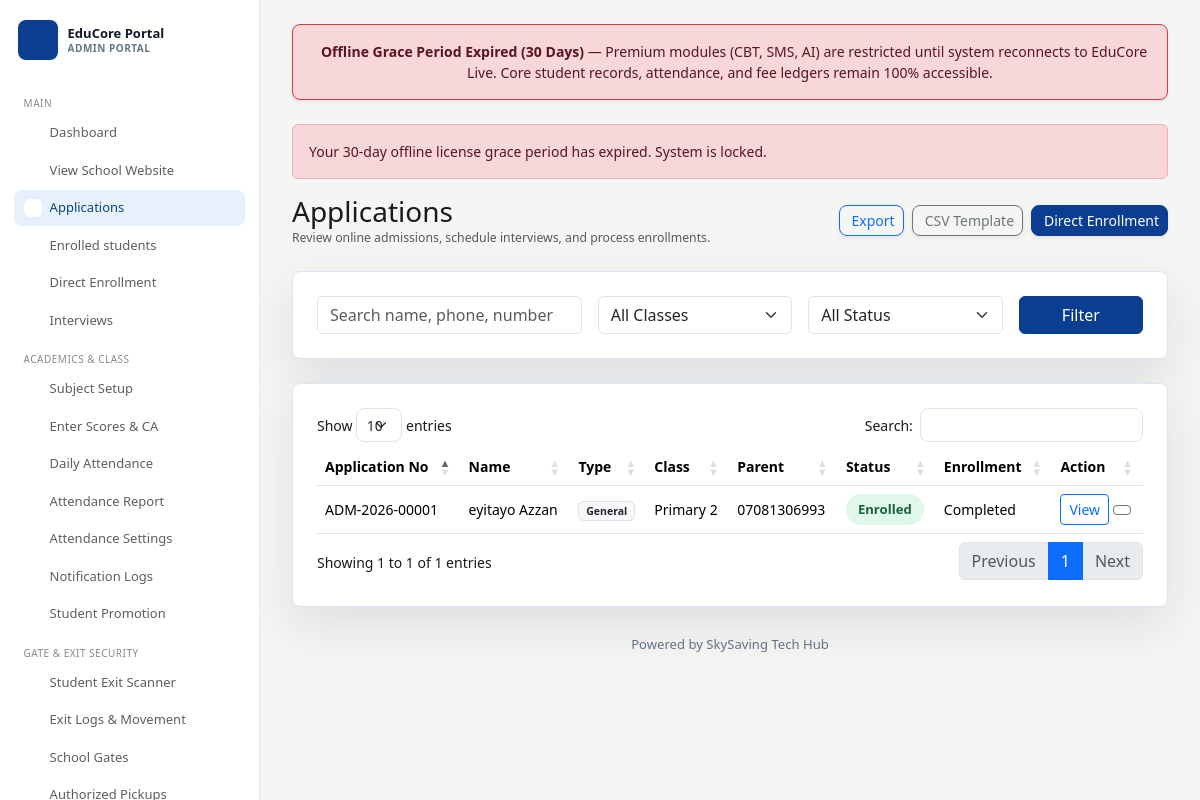
The app's page /admin/applications (signed in) with its own data.
### tables this page shows
CREATE TABLE `applicants` (
  `id` int unsigned NOT NULL AUTO_INCREMENT,
  `school_id` int unsigned NOT NULL DEFAULT '1',
  `application_number` varchar(24) NOT NULL,
  `admission_type` varchar(60) NOT NULL DEFAULT 'General',
  `admission_number` varchar(30) DEFAULT NULL,
  `student_username` varchar(40) DEFAULT NULL,
  `first_name` varchar(80) NOT NULL,
  `middle_name` varchar(80) DEFAULT NULL,
  `last_name` varchar(80) NOT NULL,
  `gender` enum('Male','Female') NOT NULL,
  `date_of_birth` date NOT NULL,
  `state_of_origin` varchar(80) NOT NULL,
  `local_government` varchar(100) DEFAULT NULL,
  `nationality` varchar(80) NOT NULL,
  `religion` varchar(80) DEFAULT NULL,
  `home_address` text NOT NULL,
  `parent_name` varchar(120) NOT NULL,
  `parent_phone` varchar(40) NOT NULL,
  `parent_email` varchar(150) NOT NULL,
  `father_name` varchar(140) DEFAULT NULL,
  `mother_name` varchar(140) DEFAULT NULL,
  `guardian_name` varchar(140) DEFAULT NULL,
  `parent_occupation` varchar(140) DEFAULT NULL,
  `class_id` int unsigned DEFAULT NULL,
  `previous_school` varchar(180) DEFAULT NULL,
  `previous_class` varchar(80) DEFAULT NULL,
  `blood_group` varchar(20) DEFAULT NULL,
  `allergies` text,
  `special_needs` text,
  `emergency_name` varchar(140) DEFAULT NULL,
  `emergency_relationship` varchar(80) DEFAULT NULL,
  `emergency_phone` varchar(40) DEFAULT NULL,
  `passport_photo` varchar(255) DEFAULT NULL,
  `birth_certificate` varchar(255) DEFAULT NULL,
  `previous_result` varchar(255) DEFAULT NULL,
  `testimonial` varchar(255) DEFAULT NULL,
  `recommendation_letter` varchar(255) DEFAULT NULL,
  `status` enum('Pending','Submitted','Under Review','Awaiting Exam','Exam Completed','Interview Scheduled','Approved','Rejected','Enrolled','Terminated') NOT NULL DEFAULT 'Submitted',
  `admission_status` enum('Pending','Offered','Rejected','Terminated','Enrolled') NOT NULL DEFAULT 'Pending',
  `enrollment_status` enum('Pending','In Progress','Completed') NOT NULL DEFAULT 'Pending',
  `enrolled_at` datetime DEFAULT NULL,
  `created_at` datetime NOT NULL,
  `updated_at` datetime DEFAULT NULL,
  `qr_code` varchar(255) DEFAULT NULL,
  `qr_data` varchar(100) DEFAULT NULL,
  `student_status` enum('Active','Suspended','Graduated','Transferred','Withdrawn') NOT NULL DEFAULT 'Active',
  `student_login_created_at` datetime DEFAULT NULL,
  PRIMARY KEY (`id`),
  UNIQUE KEY `application_number` (`application_number`),
  UNIQUE KEY `admission_number` (`admission_number`),
  UNIQUE KEY `student_username` (`student_username`),
  KEY `fk_applicants_class` (`class_id`),
  KEY `idx_app_number` (`application_number`),
  KEY `idx_app_status` (`status`),
  KEY `idx_app_created` (`created_at`),
  KEY `idx_app_parent_phone` (`parent_phone`),
  KEY `idx_app_email` (`parent_email`),
  KEY `idx_applicants_school` (`school_id`),
  CONSTRAINT `fk_applicants_class` FOREIGN KEY (`class_id`) REFERENCES `classes` (`id`) ON DELETE SET NULL
);

CREATE TABLE `classes` (
  `id` int unsigned NOT NULL AUTO_INCREMENT,
  `school_id` int unsigned NOT NULL DEFAULT '1',
  `name` varchar(80) NOT NULL,
  `sort_order` int NOT NULL DEFAULT '0',
  `created_at` timestamp NULL DEFAULT CURRENT_TIMESTAMP,
  PRIMARY KEY (`id`),
  UNIQUE KEY `name` (`school_id`,`name`),
  KEY `idx_classes_sort` (`sort_order`),
  KEY `idx_classes_school` (`school_id`)
);

### config/helpers.php (called while the page is built, shortened)
<?php
require_once __DIR__ . '/database.php';
function e(?string $value): string
{
    return htmlspecialchars((string) $value, ENT_QUOTES, 'UTF-8');
}
function url(string $path = ''): string
{
    $path = ltrim($path, '/');
    return (BASE_URL === '' ? '' : BASE_URL) . '/' . $path;
}
function render(string $view, array $data = [], ?string $layout = 'public'): void
{
    extract($data);
    require __DIR__ . '/../views/' . $view . '.php';
}

### controllers/AdminController.php (called while the page is built, shortened)
<?php
require_once __DIR__ . '/../config/helpers.php';
require_once __DIR__ . '/../config/SmsService.php';
require_once __DIR__ . '/../models/Applicant.php';
final class AdminController
{
    private PDO $db;
    public function __construct()
    {
        $this->db = Database::connect();
    }
    public function applications(): void
    {
        $filters = ['q' => $_GET['q'] ?? '', 'class_id' => $_GET['class_id'] ?? '', 'status' => $_GET['status'] ?? ''];
        $applications = (new Applicant($this->db))->all($filters);
        render('admin/applications', compact('applications', 'classes', 'filters'), 'admin');
    }
}

### config/database.php (called while the page is built, shortened)
<?php
require_once __DIR__ . '/SchoolContext.php';
class TenantPDO extends PDO
{
    #[\ReturnTypeWillChange]
    public function prepare($statement, $options = null)
    {
        $options = is_array($options) ? $options : [];
        $rewritten = $this->rewriteSql($statement);
        try {
            return parent::prepare($rewritten, $options);
        } catch (PDOException $e) {
            throw new PDOException($e->getMessage() . " | Raw SQL: " . $statement . " | Rewritten SQL: " . $rewritten, (int)$e->getCode(), $e);
        }
    }
    public static array $tenantTables = [
        'activity_logs', 'admins', 'admission_letters', 'admissions', 'announcements',
        'applicants', 'assessment_components', 'assignments', 'assignment_submissions', 'attendance', 'audit_logs', 'classes', 'class_subjects', 'documents', 'email_logs',
        'exam_questions', 'exam_results', 'exam_subjects', 'fee_structures', 'grading_rules', 'interviews',
        'inventory_items', 'inventory_transactions', 'library_books', 'library_borrowings',
        'notifications', 'parent_accounts', 'parents', 'payments', 'promotion_history',
        'school_gates', 'sms_logs', 'staff', 'staff_accounts', 'staff_attendance', 'staff_audit_logs', 'staff_class_assignments', 'staff_permissions',
        'student_accounts', 'student_authorized_pickups', 'student_exit_logs', 'student_fee_payments', 'student_results', 'student_subject_enrollments', 'student_transport',
        'subjects', 'term_remarks', 'timetables', 'transport_buses', 'transport_routes'
    ];
    private function rewriteSql(string $sql): string
    {
        $excludePatterns = [
            'superadmins', 'schools', 'school_licenses', 'school_subscriptions',
            'super_audit_logs', 'system_updates', 'system_releases', 'system_update_history',
            'school_update_log', 'migrations',
            'support_tickets', 'support_ticket_replies', 'roles', 'permissions',
            'role_permissions',
            'customer_accounts', 'customer_invoices', 'customer_domains',
            'customer_downloads_log', 'customer_marketplace_orders',
            'platform_settings', 'app_configs', 'school_settings', 'system_settings',
            'software_releases',
            'marketplace_products', 'marketplace_transactions',
            'subscription_reminder_log',
            'coupons',
        ];
        foreach ($excludePatterns as $pattern) {
            if (stripos($sql, $pattern) !== false) {
                return $sql;
            }
        }
        $tenantTables = self::$tenantTables;
        if (stripos($sql, 'school_id') !== false) {
            return $sql;
        }
        $schoolId = SchoolContext::id();
        $trimmed = trim($sql);
        if (stripos($trimmed, 'SELECT') === 0) {
            $fromPos = stripos($trimmed, 'FROM');
            if ($fromPos !== false) {
                $afterFrom = substr($trimmed, $fromPos + 4);
                $endPos = strlen($afterFrom);
                $splitKeywords = ['JOIN', 'LEFT', 'RIGHT', 'INNER', 'WHERE', 'ORDER BY', 'GROUP BY', 'LIMIT', 'UNION', ')'];
                foreach ($splitKeywords as $kw) {
                    $pos = stripos($afterFrom, $kw);
                    if ($pos !== false && $pos < $endPos) {
                        $endPos = $pos;
                    }
                }
                $tableRef = trim(substr($afterFrom, 0, $endPos));
                $parts = preg_split('/\s+/', $tableRef);
                if (!empty($parts[0])) {
                    $table = strtolower(str_replace('`', '', $parts[0]));
                    if (in_array($table, $tenantTables, true)) {
                        $alias = $parts[0];
                        if (count($parts) > 1) {
                            $second = strtolower($parts[1]);
                            if ($second === 'as' && count($parts) > 2) {
                                $alias = $parts[2];
                            } else if ($second !== 'join' && $second !== 'left' && $second !== 'right' && $second !== 'inner') {
                                $alias = $parts[1];
                            }
                        }
                        $alias = str_replace('`', '', $alias);
                        $qualifier = "`{$alias}`.school_id = " . $schoolId;
                        if (stripos($trimmed, 'WHERE') !== false) {
                            return preg_replace('/WHERE/i', 'WHERE ' . $qualifier . ' AND ', $trimmed, 1);
                        } else {
                            $insertPos = strlen($trimmed);
                            $keywords = ['ORDER BY', 'GROUP BY', 'LIMIT', 'UNION'];
                            foreach ($keywords as $kw) {
                                        $pos = stripos($trimmed, $kw);
                                if ($pos !== false && $pos < $insertPos) {
                                    $insertPos = $pos;
                                }
                            }
                            return substr($trimmed, 0, $insertPos) . ' WHERE ' . $qualifier . ' ' . substr($trimmed, $insertPos);
                        }
                    }
                }
            }
        }
        return $sql;
    }
}
final class Database
{
    private static ?TenantPDO $pdo = null;
    public static function connect(): TenantPDO
    {
        if (self::$pdo === null) {
            $dsn = 'mysql:host=' . DB_HOST . ';dbname=' . DB_NAME . ';charset=utf8mb4';
            try {
                self::$pdo = new TenantPDO($dsn, DB_USER, DB_PASS, [
                    PDO::ATTR_ERRMODE => PDO::ERRMODE_EXCEPTION,
                    PDO::ATTR_DEFAULT_FETCH_MODE => PDO::FETCH_ASSOC,
                    PDO::ATTR_EMULATE_PREPARES => false,
                    PDO::MYSQL_ATTR_USE_BUFFERED_QUERY => true,
                ]);
            } catch (PDOException $e) {
                $hostName = strtolower($_SERVER['HTTP_HOST'] ?? 'localhost');
                $isLocalHost = str_starts_with($hostName, 'localhost')
                    || str_starts_with($hostName, '127.0.0.1')
                    || str_starts_with($hostName, '[::1]');
                if ($isLocalHost && DB_NAME !== 'school_admission_portal') {
                    try {
                        $fallbackDsn = 'mysql:host=localhost;dbname=' . DB_NAME . ';charset=utf8mb4';
                        self::$pdo = new TenantPDO($fallbackDsn, 'root', '', [
                            PDO::ATTR_ERRMODE => PDO::ERRMODE_EXCEPTION,
                            PDO::ATTR_DEFAULT_FETCH_MODE => PDO::FETCH_ASSOC,
                            PDO::ATTR_EMULATE_PREPARES => false,
                            PDO::MYSQL_ATTR_USE_BUFFERED_QUERY => true,
                        ]);
                    } catch (PDOException $fallbackException) {
                        throw $e;
                    }
                } else {
                    throw $e;
                }
            }
        }
        return self::$pdo;
    }
}

### models/Applicant.php (called while the page is built, shortened)
<?php
final class Applicant
{
    private PDO $db;
    public function __construct(PDO $db)
    {
        $this->db = $db;
    }
    public function all(array $filters = []): array
    {
        $where = [];
        $params = [];
        $sql = "SELECT a.*, c.name AS class_name FROM applicants a LEFT JOIN classes c ON c.id = a.class_id";
        $sql .= ' ORDER BY a.created_at DESC';
        $stmt = $this->db->prepare($sql);
        $stmt->execute($params);
        return $stmt->fetchAll();
    }
}

### config/SchoolContext.php (called while the page is built, shortened)
<?php
final class SchoolContext
{
    private static ?int $schoolId = 1;
    public static function id(): int
    {
        return self::$schoolId ?? 1;
    }
}

### views/admin/applications.php (the view, shortened to what this page needs)
<div class="d-flex flex-wrap justify-content-between align-items-center mb-4 gap-2">
    <div>
        <h1 class="h3 mb-0"><?= ($filters['status'] === 'Enrolled') ? 'Enrolled Students' : 'Applications' ?></h1>
        <p class="text-muted small mb-0"><?= ($filters['status'] === 'Enrolled') ? 'Manage all enrolled students, credentials, and digital ID cards.' : 'Review online admissions, schedule interviews, and process enrollments.' ?></p>
    </div>
    <div class="d-flex align-items-center gap-2">
        <a class="btn btn-outline-primary btn-sm rounded-3 shadow-sm" href="<?= url('admin/export') ?>"><i class="ti ti-file-export me-1"></i> Export</a>
        <a class="btn btn-outline-secondary btn-sm rounded-3 shadow-sm" href="<?= url('admin/students/sample-csv') ?>"><i class="ti ti-download me-1"></i> CSV Template</a>
        <a class="btn btn-primary btn-sm rounded-3 shadow-sm" href="<?= url('admin/students/enrol') ?>"><i class="ti ti-user-plus me-1"></i> Direct Enrollment</a>
    </div>
</div>
<form class="panel mb-4" method="get" action="<?= url('admin/applications') ?>">
    <div class="row g-3">
        <div class="col-md-4"><input class="form-control" name="q" value="<?= e($filters['q']) ?>" placeholder="Search name, phone, number"></div>
        <div class="col-md-3"><select class="form-select" name="class_id"><option value="">All Classes</option></select></div>
        <div class="col-md-3"><select class="form-select" name="status"><option value="">All Status</option></select></div>
        <div class="col-md-2"><button class="btn btn-primary w-100">Filter</button></div>
    </div>
</form>
<div class="panel">
    <div class="table-responsive">
        <table class="table align-middle data-table">
            <thead><tr><th>Application No</th><th>Name</th><th>Type</th><th>Class</th><th>Parent</th><th>Status</th><th>Enrollment</th><th>Action</th></tr></thead>
            <tbody>
            <?php foreach ($applications as $row): ?>
                <tr>
                    <td><?= e($row['application_number']) ?></td>
                    <td><?= e($row['first_name'] . ' ' . $row['last_name']) ?></td>
                    <td><span class="badge bg-light text-dark border"><?= e(!empty($row['admission_type']) ? $row['admission_type'] : 'General') ?></span></td>
                    <td><?= e($row['class_name']) ?></td>
                    <td><?= e($row['parent_phone']) ?></td>
                    <td><span class="status <?= e(strtolower(str_replace(' ', '-', $row['status']))) ?>"><?= e($row['status']) ?></span></td>
                    <td><?= e($row['enrollment_status'] ?? 'Pending') ?></td>
                    <td>
                        <div class="d-flex align-items-center gap-1">
                            <a class="btn btn-sm btn-outline-primary px-2 py-1" href="<?= url('admin/applications/' . $row['id']) ?>">View</a>
                            <a class="btn btn-sm btn-outline-secondary px-2 py-1" href="<?= url('admin/students/' . $row['id'] . '/edit') ?>" title="Edit Student Details"><i class="ti ti-edit"></i></a>
                        </div>
                    </td>
                </tr>
            <?php endforeach; ?>
            </tbody>
        </table>
    </div>
</div>

### records on screen
applicants: application_number "ADM-2026-00001", first_name+last_name "eyitayo Azzan", admission_type "General", class.name "Primary 2", parent_phone "07081306993", status "Enrolled", enrollment_status "Completed"

### other values on screen
setting('school_name', 'EduCore Portal') "EduCore Portal"
$info['grace_period_days'] "30"
$flash['message'] "Your 30-day offline license grace period has expired. System is locked."
